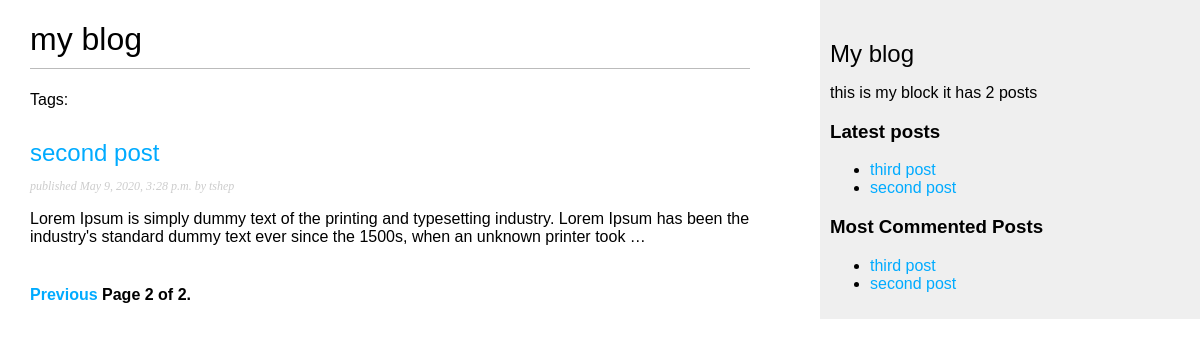
Screenshot of /blog/?page=2 with the database file from the repository.
### blog/models.py (models this page shows, shortened)
class Post(models.Model):
    STATUS_CHOICES = (
        ('draft', 'Draft'),
        ('published', 'Published'),
    )
    title = models.CharField(max_length=250)
    slug = models.SlugField(max_length=250,
                            unique_for_date='publish')
    author = models.ForeignKey(User,
                            on_delete=models.CASCADE,
                            related_name='blog_posts')
    body = models.TextField()
    publish = models.DateTimeField(default=timezone.now)
    created = models.DateTimeField(auto_now_add=True)
    updated = models.DateTimeField(auto_now=True)
    status = models.CharField(max_length=10,
                            choices=STATUS_CHOICES,
                            default='draft')
    class Meta:
        ordering = ('-publish',)
    def get_absolute_url(self):
        return reverse('blog:post_detail',
                        args=[self.publish.year,
                        self.publish.month,
                        self.publish.day,
                        self.slug])
    objects = models.Manager()
    published = PublishedManager()
    tags = TaggableManager()

### blog/views.py (the view)
# urls.py: path('', views.post_list, name='post_list'),
def post_list(request, tag_slug=None):
    object_list = Post.published.all()
    tag = None
    if tag_slug:
        tag = get_object_or_404(Tag, slug=tag_slug)
        object_list = object_list.filter(tags__in=[tag])
    paginator = Paginator(object_list, 1)
    page = request.GET.get('page')
    try:
        posts = paginator.page(page)
    except PageNotAnInteger:
        posts = paginator.page(1)
    except EmptyPage:
        posts = pagin.page(paginator.num_pages)
    return render(request, 'blog/post/list.html',
                            {'page': page,
                            'posts': posts,
                            'tag': tag})

### blog/models.py (called while the page is built)
    def get_queryset(self):
        return super(PublishedManager, self).get_queryset().filter(status='published')

### blog/templatetags/blog_tags.py (called while the page is built)
@register.simple_tag
def total_posts():
    return Post.published.count()

@register.inclusion_tag('blog/post/latest_posts.html')
def show_latest_posts(count=5):
    latest_posts = Post.published.order_by('-publish')[:count]
    return {'latest_posts': latest_posts}

@register.simple_tag
def get_most_commented_posts(count=5):
    return Post.published.annotate(total_comments=Count('comments')).order_by('-total_comments')[:count]

### templates/blog/post/list.html (shortened to what this page needs)
{% extends "blog/base.html" %}
{% block content %}
  <h1>my blog</h1>
  {% for post in posts %}
      <p class="tags">Tags:
      </p>
      <h2>
          <a href="{{ post.get_absolute_url }}">
            {{ post.title }}
          </a>
      </h2>
      <p class="date">
          published {{ post.publish }} by {{post.author}}
      </p>
      {{ post.body|truncatewords:30|linebreaks}}
    {% endfor %}
    {% include "blog/pagination.html" with page=posts%}
{% endblock %}

### templates/blog/base.html (shortened to what this page needs)
{% load blog_tags %}
{% load static %}
<!DOCTYPE html>
<html lang="en" dir="ltr">
  <head>
    <link rel="stylesheet" href="{%static 'css/blog.css' %}">
  </head>
  <body>
    <div id="content">
        {% block content %}
        {% endblock %}
    </div>
    <div id="sidebar" >
        <h2>My blog</h2>
        <p>this is my block it has {% total_posts %} posts</p>
        <h3> Latest posts</h3>
        {% show_latest_posts 3 %}
        <h3>Most Commented Posts</h3>
        {% get_most_commented_posts as most_commented_posts %}
        <ul>
          {% for post in most_commented_posts %}
            <li>
              <a href="{{ post.get_absolute_url }}">{{ post.title }}</a>
            </li>
          {% endfor %}
        </ul>
    </div>
  </body>
</html>

### templates/blog/post/latest_posts.html
<ul>
  {% for post in latest_posts %}
    <li>
        <a href="{{ post.get_absolute_url }}">{{ post.title }}</a>
    </li>
  {% endfor %}
</ul>

### static/css/blog.css (style rules this page uses)
body { margin:0; padding:0; font-family:helvetica, sans-serif; }
a { color:#00abff; text-decoration:none; }
h1 { font-weight:normal; border-bottom:1px solid #bbb; padding:0 0 10px 0; }
h2 { font-weight:normal; margin:30px 0 0; }
#content { float:left; width:60%; padding:0 0 0 30px; }
#sidebar { float:right; width:30%; padding:10px; background:#efefef; height:100%; }
p.date { color:#ccc; font-family: georgia, serif; font-size: 12px; font-style: italic; }

### rows the page displays
Post: title "second post", publish "May 9, 2020, 3:28 p.m.", author "tshep", body "Lorem Ipsum is simply dummy text of the printing and typesetting industry. Lorem Ipsum has been the industry's standard dummy text ever since the 1500s, when an unknown printer took …"
Post: title "third post"

### other values shown
{{ page.number }} "2"
{{ page.paginator.num_pages }} "2"
